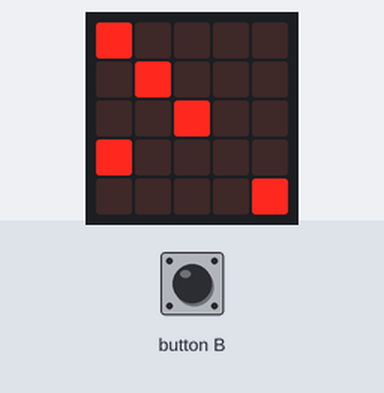
A program run on a simulated BBC micro:bit (MakeCode). On the bench: the board's 5×5 LED display. The test bench sets the inputs (shaded band).

Above: at 0.98 s.
1.3 s: button B pressed for 0.15 s
At 1.97 s:
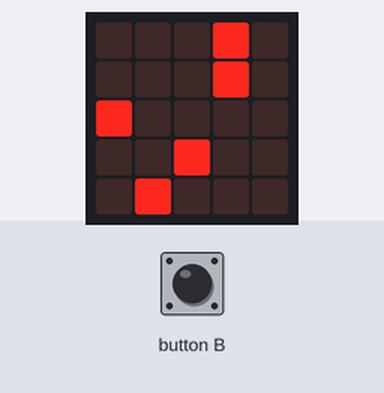
2.0 s: button B pressed for 0.15 s
At 2.67 s:
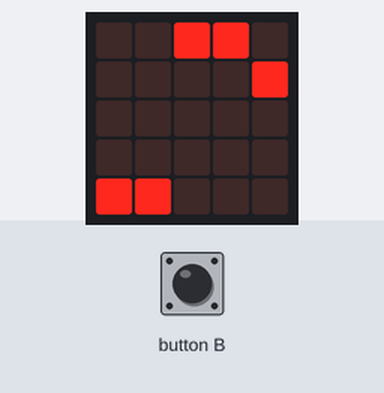
2.7 s: button B pressed for 0.15 s
At 3.37 s:
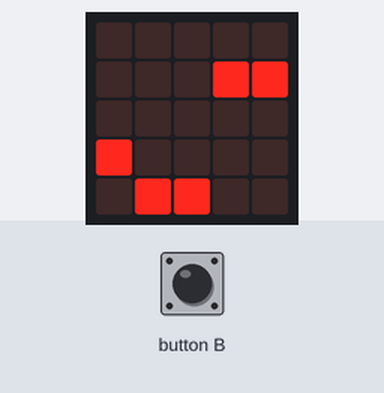
3.4 s: button B pressed for 0.15 s
At 4.07 s:
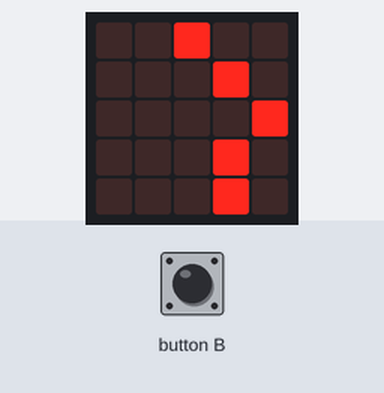
4.1 s: button B pressed for 0.15 s
At 4.56 s:
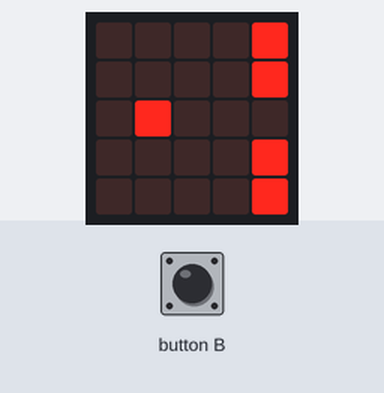
4.8 s: button B pressed for 0.15 s
At 5.43 s:
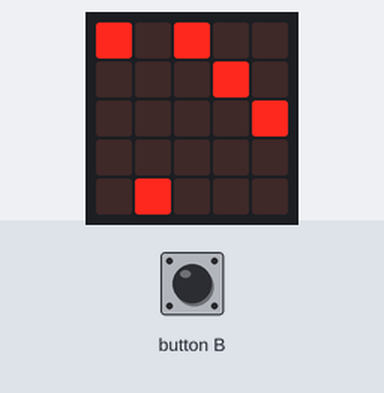

Measured:
- after the input at 1.3 s, the display: first differs from a run without the input after 0.24 s (image 1 shows a later state)
- after the input at 2.0 s, the display: first differs from a run without the input after 0.25 s (image 2 shows a later state)
- after the input at 2.7 s, the display: first differs from a run without the input after 0.32 s (image 3 shows a later state)
- after the input at 3.4 s, the display: first differs from a run without the input after 0.25 s (image 4 shows a later state)
- after the input at 4.1 s, the display: first differs from a run without the input after 0.25 s (image 5 shows a later state)
- after the input at 4.8 s, the display: first differs from a run without the input after 0.25 s (image 6 shows a later state)

The program:

main.ts
```typescript
function led_右往左 (y: number, speed: number) {
    for (let index = 0; index <= 4; index++) {
        if (list[y][index] == 1) {
            led.plot(index, y)
        } else {
            led.unplot(index, y)
        }
    }
    list[y].push(list[y].shift())
    basic.pause(speed)
}
function 呼叫_led_上往下 (x: number, speed: number) {
    for (let index = 0; index <= 4; index++) {
        if (list[x][index] == 1) {
            led.plot(x, index)
        } else {
            led.unplot(x, index)
        }
    }
    list[x].push(list[x].shift())
    basic.pause(speed)
}
function led_左往右 (y: number, speed: number) {
    for (let index = 0; index <= 4; index++) {
        if (list[y][index] == 1) {
            led.plot(index, y)
        } else {
            led.unplot(index, y)
        }
    }
    list[y].unshift(list[y].pop())
    basic.pause(speed)
}
input.onButtonPressed(Button.B, function () {
    if (狀態 < 4) {
        狀態 += 1
    } else {
        狀態 = 1
    }
})
function 呼叫_led_下往上 (x: number, speed: number) {
    for (let index = 0; index <= 4; index++) {
        if (list[x][index] == 1) {
            led.plot(x, index)
        } else {
            led.unplot(x, index)
        }
    }
    list[x].unshift(list[x].pop())
    basic.pause(speed)
}
let list: number[][] = []
let 狀態 = 0
狀態 = 1
list = [
[
0,
1,
0,
0,
0
],
[
0,
1,
0,
0,
0
],
[
0,
1,
0,
0,
0
],
[
0,
1,
0,
0,
0
],
[
0,
1,
0,
0,
0
]
]
control.inBackground(function () {
    while (true) {
        if (狀態 == 1) {
            led_左往右(0, 200)
        } else if (狀態 == 2) {
            led_右往左(0, 200)
        } else if (狀態 == 3) {
            呼叫_led_上往下(0, 200)
        } else {
            呼叫_led_下往上(0, 200)
        }
    }
})
control.inBackground(function () {
    while (true) {
        if (狀態 == 1) {
            led_左往右(1, 170)
        } else if (狀態 == 2) {
            led_右往左(1, 170)
        } else if (狀態 == 3) {
            呼叫_led_上往下(1, 170)
        } else {
            呼叫_led_下往上(1, 170)
        }
    }
})
control.inBackground(function () {
    while (true) {
        if (狀態 == 1) {
            led_左往右(2, 140)
        } else if (狀態 == 2) {
            led_右往左(2, 140)
        } else if (狀態 == 3) {
            呼叫_led_上往下(2, 140)
        } else {
            呼叫_led_下往上(2, 140)
        }
    }
})
control.inBackground(function () {
    while (true) {
        if (狀態 == 1) {
            led_左往右(3, 100)
        } else if (狀態 == 2) {
            led_右往左(3, 100)
        } else if (狀態 == 3) {
            呼叫_led_上往下(3, 100)
        } else {
            呼叫_led_下往上(3, 100)
        }
    }
})
control.inBackground(function () {
    while (true) {
        if (狀態 == 1) {
            led_左往右(4, 70)
        } else if (狀態 == 2) {
            led_右往左(4, 70)
        } else if (狀態 == 3) {
            呼叫_led_上往下(4, 70)
        } else {
            呼叫_led_上往下(4, 70)
        }
    }
})
```

test.ts
```typescript
// 在這裡測試；當此封包作為擴充功能時，將不會編譯此內容。
```
